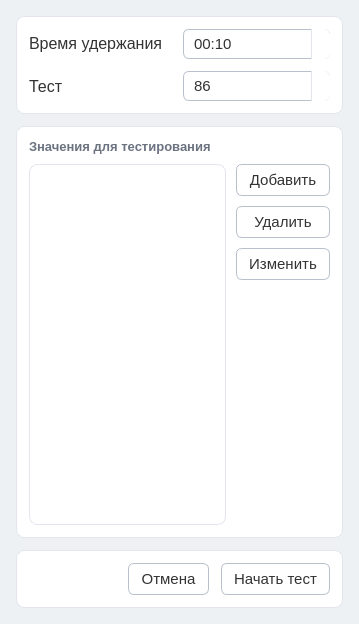
<?xml version="1.0" encoding="UTF-8"?>
<ui version="4.0">
 <class>StepTestSettings</class>
 <widget class="QDialog" name="StepTestSettings">
  <property name="geometry">
   <rect>
    <x>0</x>
    <y>0</y>
    <width>359</width>
    <height>624</height>
   </rect>
  </property>
  <property name="font">
   <font>
    <pointsize>11</pointsize>
   </font>
  </property>
  <property name="windowTitle">
   <string>Параметры тестирования</string>
  </property>
  <property name="styleSheet">
   <string notr="true">background: #EDF1F4;
border-radius: 10px;

</string>
  </property>
  <layout class="QVBoxLayout" name="verticalLayout_2">
   <property name="spacing">
    <number>12</number>
   </property>
   <property name="leftMargin">
    <number>16</number>
   </property>
   <property name="topMargin">
    <number>16</number>
   </property>
   <property name="rightMargin">
    <number>16</number>
   </property>
   <property name="bottomMargin">
    <number>16</number>
   </property>
   <item>
    <widget class="QFrame" name="frame_3">
     <property name="styleSheet">
      <string notr="true">QFrame#frame_3 {
background: #FFFFFF;
border-radius: 8px;
border: 1px solid #E2E6EC;
}
QFrame {
background: none;
border: none;
}</string>
     </property>
     <property name="frameShape">
      <enum>QFrame::Shape::NoFrame</enum>
     </property>
     <layout class="QGridLayout" name="gridLayout">
      <property name="leftMargin">
       <number>12</number>
      </property>
      <property name="topMargin">
       <number>12</number>
      </property>
      <property name="rightMargin">
       <number>12</number>
      </property>
      <property name="bottomMargin">
       <number>12</number>
      </property>
      <property name="verticalSpacing">
       <number>12</number>
      </property>
      <item row="0" column="0">
       <widget class="QLabel" name="label_delay">
        <property name="font">
         <font>
          <pointsize>12</pointsize>
         </font>
        </property>
        <property name="styleSheet">
         <string notr="true">color: #333333;</string>
        </property>
        <property name="text">
         <string>&lt;html&gt;&lt;head/&gt;&lt;body&gt;&lt;p&gt;Время удержания&lt;/p&gt;&lt;/body&gt;&lt;/html&gt;</string>
        </property>
       </widget>
      </item>
      <item row="0" column="1">
       <widget class="QTimeEdit" name="timeEdit_delay">
        <property name="font">
         <font>
          <pointsize>11</pointsize>
         </font>
        </property>
        <property name="styleSheet">
         <string notr="true">
QTimeEdit {
    color: #333333;
    background: #FFFFFF;
    border: 1px solid #B9C0CB;
    border-radius: 6px;
    padding: 4px 8px;
    selection-background-color: #2563EB;
    selection-color: #FFFFFF;
}
QTimeEdit:hover {
    border-color: #94A0B1;
}
QTimeEdit:focus {
    border-color: #2563EB;
}
QTimeEdit:disabled {
    color: #94A0B1;
    background: #F7F8FA;
    border-color: #E2E6EC;
}
QTimeEdit::up-button, QTimeEdit::down-button {
    subcontrol-origin: border;
    width: 18px;
    border: none;
    border-left: 1px solid #E2E6EC;
    background: #FFFFFF;
}
QTimeEdit::up-button {
    subcontrol-position: top right;
    border-top-right-radius: 6px;
}
QTimeEdit::down-button {
    subcontrol-position: bottom right;
    border-bottom-right-radius: 6px;
}
QTimeEdit::up-button:hover, QTimeEdit::down-button:hover {
    background: #F0F2F5;
}
QTimeEdit::up-button:pressed, QTimeEdit::down-button:pressed {
    background: #E2E6EC;
}
QTimeEdit::up-arrow {
    image: url(:/Src/Img/ChevronUp.svg);
    width: 10px;
    height: 7px;
}
QTimeEdit::down-arrow {
    image: url(:/Src/Img/ChevronDown.svg);
    width: 10px;
    height: 7px;
}
QTimeEdit::up-arrow:pressed {
    image: url(:/Src/Img/ChevronUpActive.svg);
}
QTimeEdit::down-arrow:pressed {
    image: url(:/Src/Img/ChevronDownActive.svg);
}
</string>
        </property>
        <property name="currentSection">
         <enum>QDateTimeEdit::Section::SecondSection</enum>
        </property>
        <property name="displayFormat">
         <string>mm:ss</string>
        </property>
        <property name="currentSectionIndex">
         <number>1</number>
        </property>
        <property name="time">
         <time>
          <hour>0</hour>
          <minute>0</minute>
          <second>10</second>
         </time>
        </property>
       </widget>
      </item>
      <item row="1" column="0">
       <widget class="QLabel" name="label_T_value">
        <property name="font">
         <font>
          <pointsize>12</pointsize>
         </font>
        </property>
        <property name="styleSheet">
         <string notr="true">color: #333333;</string>
        </property>
        <property name="text">
         <string>Тест</string>
        </property>
       </widget>
      </item>
      <item row="1" column="1">
       <widget class="QSpinBox" name="spinBox_T_value">
        <property name="font">
         <font>
          <pointsize>11</pointsize>
         </font>
        </property>
        <property name="styleSheet">
         <string notr="true">QSpinBox {
    color: #333333;
    background: #FFFFFF;
    border: 1px solid #B9C0CB;
    border-radius: 6px;
    padding: 4px 8px;
    selection-background-color: #2563EB;
    selection-color: #FFFFFF;
}
QSpinBox:hover {
    border-color: #94A0B1;
}
QSpinBox:focus {
    border-color: #2563EB;
}
QSpinBox:disabled {
    color: #94A0B1;
    background: #F7F8FA;
    border-color: #E2E6EC;
}
QSpinBox::up-button, QSpinBox::down-button {
    subcontrol-origin: border;
    width: 18px;
    border: none;
    border-left: 1px solid #E2E6EC;
    background: #FFFFFF;
}
QSpinBox::up-button {
    subcontrol-position: top right;
    border-top-right-radius: 6px;
}
QSpinBox::down-button {
    subcontrol-position: bottom right;
    border-bottom-right-radius: 6px;
}
QSpinBox::up-button:hover, QSpinBox::down-button:hover {
    background: #F0F2F5;
}
QSpinBox::up-button:pressed, QSpinBox::down-button:pressed {
    background: #E2E6EC;
}
QSpinBox::up-arrow {
    image: url(:/Src/Img/ChevronUp.svg);
    width: 10px;
    height: 7px;
}
QSpinBox::down-arrow {
    image: url(:/Src/Img/ChevronDown.svg);
    width: 10px;
    height: 7px;
}
QSpinBox::up-arrow:pressed {
    image: url(:/Src/Img/ChevronUpActive.svg);
}
QSpinBox::down-arrow:pressed {
    image: url(:/Src/Img/ChevronDownActive.svg);
}</string>
        </property>
        <property name="minimum">
         <number>0</number>
        </property>
        <property name="maximum">
         <number>999</number>
        </property>
        <property name="value">
         <number>86</number>
        </property>
       </widget>
      </item>
     </layout>
    </widget>
   </item>
   <item>
    <widget class="QFrame" name="frame">
     <property name="styleSheet">
      <string notr="true">QFrame#frame {
background: #FFFFFF;
border-radius: 8px;
border: 1px solid #E2E6EC;
}
QFrame {
background: none;
border: none;
}</string>
     </property>
     <property name="frameShape">
      <enum>QFrame::Shape::NoFrame</enum>
     </property>
     <layout class="QGridLayout" name="gridLayout_2">
      <property name="leftMargin">
       <number>12</number>
      </property>
      <property name="topMargin">
       <number>12</number>
      </property>
      <property name="rightMargin">
       <number>12</number>
      </property>
      <property name="bottomMargin">
       <number>12</number>
      </property>
      <property name="spacing">
       <number>10</number>
      </property>
      <item row="2" column="1">
       <widget class="QPushButton" name="pushButton_delete_value">
        <property name="font">
         <font>
          <pointsize>11</pointsize>
         </font>
        </property>
        <property name="styleSheet">
         <string notr="true">QPushButton {
    color: #333333;
    background: #FFFFFF;
    border: 1px solid #B9C0CB;
    border-radius: 6px;
    padding: 6px 12px;
}
QPushButton:hover {
    background: #F0F2F5;
    border-color: #2563EB;
}
QPushButton:pressed {
    background: #E2E6EC;
    padding: 7px 12px 5px 12px;
}
QPushButton:disabled {
    color: #94A0B1;
    background: #F7F8FA;
    border-color: #E2E6EC;
}
QPushButton:checked {
    background: #2563EB;
    color: #FFFFFF;
    border-color: #2563EB;
}
QPushButton:checked:hover {
    background: #1D4ED8;
}
QPushButton:checked:pressed {
    background: #1E40AF;
}</string>
        </property>
        <property name="text">
         <string>Удалить</string>
        </property>
       </widget>
      </item>
      <item row="4" column="1">
       <spacer name="verticalSpacer_2">
        <property name="orientation">
         <enum>Qt::Orientation::Vertical</enum>
        </property>
        <property name="sizeHint" stdset="0">
         <size>
          <width>20</width>
          <height>40</height>
         </size>
        </property>
       </spacer>
      </item>
      <item row="3" column="1">
       <widget class="QPushButton" name="pushButton_change_value">
        <property name="font">
         <font>
          <pointsize>11</pointsize>
         </font>
        </property>
        <property name="styleSheet">
         <string notr="true">QPushButton {
    color: #333333;
    background: #FFFFFF;
    border: 1px solid #B9C0CB;
    border-radius: 6px;
    padding: 6px 12px;
}
QPushButton:hover {
    background: #F0F2F5;
    border-color: #2563EB;
}
QPushButton:pressed {
    background: #E2E6EC;
    padding: 7px 12px 5px 12px;
}
QPushButton:disabled {
    color: #94A0B1;
    background: #F7F8FA;
    border-color: #E2E6EC;
}
QPushButton:checked {
    background: #2563EB;
    color: #FFFFFF;
    border-color: #2563EB;
}
QPushButton:checked:hover {
    background: #1D4ED8;
}
QPushButton:checked:pressed {
    background: #1E40AF;
}</string>
        </property>
        <property name="text">
         <string>Изменить</string>
        </property>
       </widget>
      </item>
      <item row="1" column="1">
       <widget class="QPushButton" name="pushButton_add_value">
        <property name="font">
         <font>
          <pointsize>11</pointsize>
         </font>
        </property>
        <property name="styleSheet">
         <string notr="true">QPushButton {
    color: #333333;
    background: #FFFFFF;
    border: 1px solid #B9C0CB;
    border-radius: 6px;
    padding: 6px 12px;
}
QPushButton:hover {
    background: #F0F2F5;
    border-color: #2563EB;
}
QPushButton:pressed {
    background: #E2E6EC;
    padding: 7px 12px 5px 12px;
}
QPushButton:disabled {
    color: #94A0B1;
    background: #F7F8FA;
    border-color: #E2E6EC;
}
QPushButton:checked {
    background: #2563EB;
    color: #FFFFFF;
    border-color: #2563EB;
}
QPushButton:checked:hover {
    background: #1D4ED8;
}
QPushButton:checked:pressed {
    background: #1E40AF;
}</string>
        </property>
        <property name="text">
         <string>Добавить</string>
        </property>
       </widget>
      </item>
      <item row="1" column="0" rowspan="4">
       <widget class="QListWidget" name="listWidget_value">
        <property name="font">
         <font>
          <pointsize>11</pointsize>
         </font>
        </property>
        <property name="styleSheet">
         <string notr="true">QListWidget {
    background: #FFFFFF;
    border: 1px solid #E2E6EC;
    border-radius: 8px;
    outline: none;
    padding: 2px 2px;
    color: #161A20;
}
QListWidget::item {
    padding: 4px 5px;
    border-radius: 4px;
}
QListWidget::item:hover {
    background: #F0F2F5;
}
QListWidget::item:selected {
    background: #2563EB;
    color: #FFFFFF;
}
QListWidget::item:selected:!active {
    background: #D9E0EF;
    color: #161A20;
}</string>
        </property>
        <property name="editTriggers">
         <set>QAbstractItemView::EditTrigger::NoEditTriggers</set>
        </property>
       </widget>
      </item>
      <item row="0" column="0" colspan="2">
       <widget class="QLabel" name="label_2">
        <property name="font">
         <font>
          <pointsize>10</pointsize>
          <bold>true</bold>
         </font>
        </property>
        <property name="styleSheet">
         <string notr="true">color: #6B7280;</string>
        </property>
        <property name="text">
         <string>Значения для тестирования</string>
        </property>
       </widget>
      </item>
     </layout>
    </widget>
   </item>
   <item>
    <widget class="QFrame" name="frame_2">
     <property name="styleSheet">
      <string notr="true">QFrame#frame_2 {
background: #FFFFFF;
border-radius: 8px;
border: 1px solid #E2E6EC;
}
QFrame {
background: none;
border: none;
}</string>
     </property>
     <property name="frameShape">
      <enum>QFrame::Shape::NoFrame</enum>
     </property>
     <layout class="QHBoxLayout" name="horizontalLayout">
      <property name="spacing">
       <number>12</number>
      </property>
      <property name="leftMargin">
       <number>12</number>
      </property>
      <property name="topMargin">
       <number>12</number>
      </property>
      <property name="rightMargin">
       <number>12</number>
      </property>
      <property name="bottomMargin">
       <number>12</number>
      </property>
      <item>
       <spacer name="horizontalSpacer">
        <property name="orientation">
         <enum>Qt::Orientation::Horizontal</enum>
        </property>
        <property name="sizeHint" stdset="0">
         <size>
          <width>2</width>
          <height>2</height>
         </size>
        </property>
       </spacer>
      </item>
      <item>
       <widget class="QPushButton" name="pushButton_cancel">
        <property name="font">
         <font>
          <pointsize>11</pointsize>
         </font>
        </property>
        <property name="styleSheet">
         <string notr="true">QPushButton {
    color: #333333;
    background: #FFFFFF;
    border: 1px solid #B9C0CB;
    border-radius: 6px;
    padding: 6px 12px;
}
QPushButton:hover {
    background: #F0F2F5;
    border-color: #2563EB;
}
QPushButton:pressed {
    background: #E2E6EC;
    padding: 7px 12px 5px 12px;
}
QPushButton:disabled {
    color: #94A0B1;
    background: #F7F8FA;
    border-color: #E2E6EC;
}
QPushButton:checked {
    background: #2563EB;
    color: #FFFFFF;
    border-color: #2563EB;
}
QPushButton:checked:hover {
    background: #1D4ED8;
}
QPushButton:checked:pressed {
    background: #1E40AF;
}</string>
        </property>
        <property name="text">
         <string>Отмена</string>
        </property>
       </widget>
      </item>
      <item>
       <widget class="QPushButton" name="pushButton_start">
        <property name="font">
         <font>
          <pointsize>11</pointsize>
         </font>
        </property>
        <property name="styleSheet">
         <string notr="true">QPushButton {
    color: #333333;
    background: #FFFFFF;
    border: 1px solid #B9C0CB;
    border-radius: 6px;
    padding: 6px 12px;
}
QPushButton:hover {
    background: #F0F2F5;
    border-color: #2563EB;
}
QPushButton:pressed {
    background: #E2E6EC;
    padding: 7px 12px 5px 12px;
}
QPushButton:disabled {
    color: #94A0B1;
    background: #F7F8FA;
    border-color: #E2E6EC;
}
QPushButton:checked {
    background: #2563EB;
    color: #FFFFFF;
    border-color: #2563EB;
}
QPushButton:checked:hover {
    background: #1D4ED8;
}
QPushButton:checked:pressed {
    background: #1E40AF;
}</string>
        </property>
        <property name="text">
         <string>Начать тест</string>
        </property>
        <property name="default">
         <bool>true</bool>
        </property>
       </widget>
      </item>
     </layout>
    </widget>
   </item>
  </layout>
 </widget>
 <resources/>
 <connections>
  <connection>
   <sender>pushButton_cancel</sender>
   <signal>clicked()</signal>
   <receiver>StepTestSettings</receiver>
   <slot>reject()</slot>
   <hints>
    <hint type="sourcelabel">
     <x>127</x>
     <y>357</y>
    </hint>
    <hint type="destinationlabel">
     <x>40</x>
     <y>204</y>
    </hint>
   </hints>
  </connection>
  <connection>
   <sender>pushButton_start</sender>
   <signal>clicked()</signal>
   <receiver>StepTestSettings</receiver>
   <slot>accept()</slot>
   <hints>
    <hint type="sourcelabel">
     <x>232</x>
     <y>357</y>
    </hint>
    <hint type="destinationlabel">
     <x>228</x>
     <y>191</y>
    </hint>
   </hints>
  </connection>
 </connections>
</ui>
